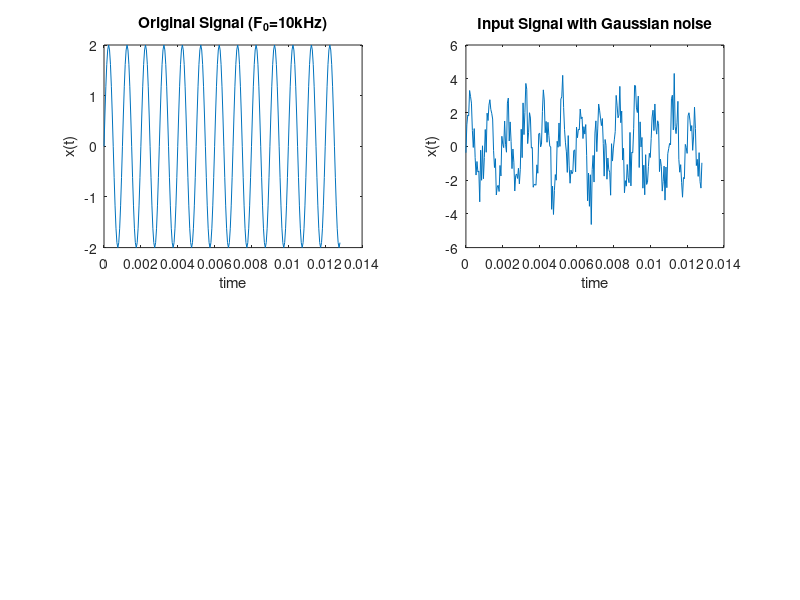

MATLAB code for this plot: (Note: this script raises an error after producing the figure.)
A=2;
mu = 1e-4; 
err_max = 1e-3; 

F0 = 10e3;
Fs = 20e3;

p = 256;
t = 0:1/Fs:(p/Fs);
m = A*sin(2*pi*1000*t);

figure
subplot(2,2,1)
plot(t,m); 
xlabel('time'); 
ylabel('x(t)'); 
title('Original Signal (F_0=10kHz)');

n=randn(1,p+1);
n=n-mean(n);
X = m + n;

subplot(2,2,2)
plot(t,X); xlabel('time'); ylabel('x(t)'); 
title('Input Signal with Gaussian noise');

w = zeros(p,1); 
error = 1; 
x = zeros(p,1);
x_new = zeros(p,1);

i = 1;
while(error > err_max) 
    y = w'*x;
    e = X(i) - y; 
    w_new = w + mu*x*e; 
    if(i == 1) 
        error = 1;
    else
        error = (sumsqr(w_new-w))/(sumsqr(w));
    end
    w = w_new; 
    x(1) = X(i);
    for k = 2:p 
        x_new(k) = x(k-1); 
    end
    x = x_new; 
    i = i+1;
end

f = (Fs/2)*linspace(-1,1,512);
subplot(2,2,3)
plot(f,(abs(fftshift(fft(w,512)))).^2);
xlabel('Frequency');
ylabel('Amplitude');
title('Adaptive filter response');


subplot(2,2,4)
plot(t,filter(w,1,X)); xlabel('t'); ylabel('y(t)'); 
title('Filter output');